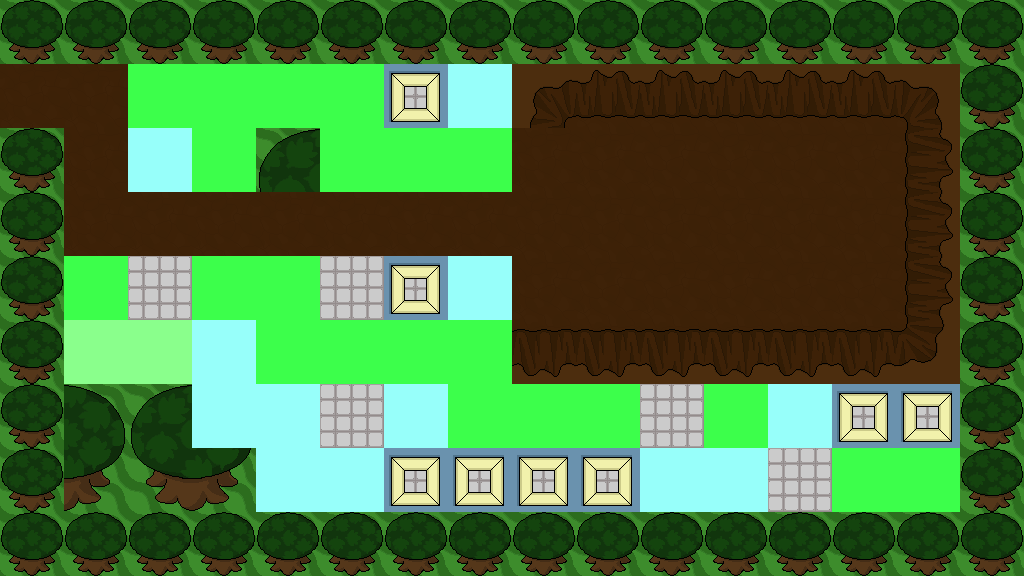

This game map was drawn from its Tiled (.tmx) file and the tilesets committed beside it. A one-line description and the full map source follow:
An orthogonal 16x9 tile map with 64x64 px tiles, 1 tile layer (Tile Layer 1).

<map version="1.0" orientation="orthogonal" width="16" height="9" tilewidth="64" tileheight="64">
 <tileset firstgid="1" name="backgroundTiles" tilewidth="64" tileheight="64">
  <image source="../backgroundTiles.png" width="12480" height="64" />
 </tileset>
 <layer name="Tile Layer 1" width="16" height="9">
  <data encoding="csv">
105,105,105,105,105,105,105,105,105,105,105,105,105,105,105,105,
6,6,31,31,31,31,98,35,151,152,152,152,152,152,153,105,
105,6,35,1,108,31,31,31,6,6,6,6,6,6,161,105,
105,6,6,6,6,6,6,6,6,6,6,6,6,6,161,105,
105,31,5,31,31,5,98,35,6,6,6,6,6,6,161,105,
105,34,34,35,31,31,31,31,160,160,160,160,160,160,162,105,
105,109,108,35,35,5,35,31,31,31,5,31,35,98,98,105,
105,111,110,111,35,35,98,98,98,98,35,35,5,31,31,105,
105,105,105,105,105,105,105,105,105,105,105,105,105,105,105,105
</data>
 </layer>
</map>
